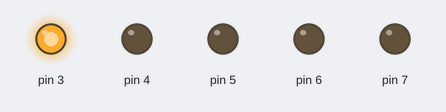
Simulated run of this sketch. Board: Arduino Uno, built with avr-gcc and run on an emulated ATmega328P. Shown: output pins drawn as LEDs (lit = HIGH).

Above: at 0.5 s.
At 2.5 s:
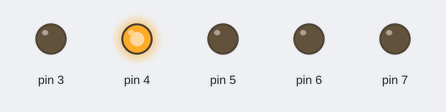
At 4.5 s:
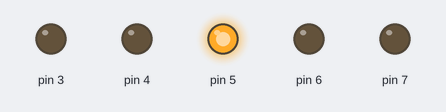
At 5.5 s:
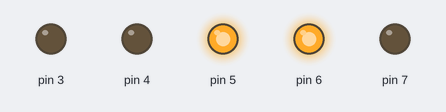
At 7.5 s:
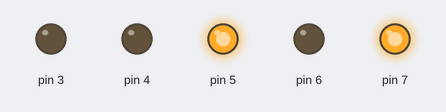
At 9.5 s:
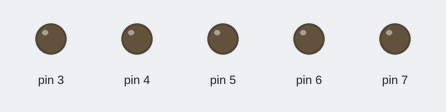
Timing chart, 0 to 10.4 s (numbered marks = the images above):
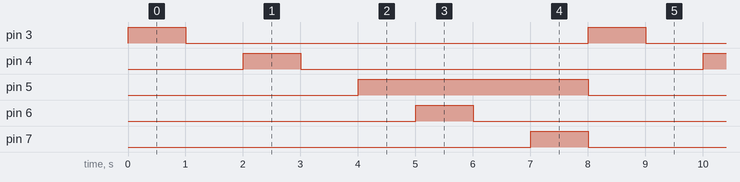

The sketch:

LET_THERE_BE_LIGHT.ino
```cpp
 /*
  This project turns On all the LEDs once at the same time
  */

// Setup pins 4 to 12
void setup()
{
  pinMode(3, OUTPUT);
  pinMode(4, OUTPUT);
  pinMode(5, OUTPUT);
  pinMode(6, OUTPUT);
  pinMode(7, OUTPUT);
}

// Turn on all LEDs once
void loop()
{
  digitalWrite(3, HIGH);
  delay(1000);
  digitalWrite(3, LOW);
  delay(1000);
  digitalWrite(4, HIGH);          // switch on pin 4
  delay(1000);
  digitalWrite(4, LOW);
  delay(1000);
  digitalWrite(5, HIGH);          // switch on pin 5
  digitalWrite(6, LOW);          // switch on  pin 6
  delay(1000);
  digitalWrite(6, HIGH);
  delay(1000);
  digitalWrite(6, LOW);
  digitalWrite(7, LOW);          // switch on pin 7
  delay(1000);
  digitalWrite(7, HIGH);
  delay(1000);
  digitalWrite(7, LOW);
  digitalWrite(5, LOW);


}


// This project is part of the ihacklab Manual
//  Copies are welcome to be shared or distributed publicly
// as long proper citations  are observed.
// Please cite as follows:
// Biotronics: The Silver Species,  Joey Lawsin, 1988, USA.
```

Measured:
- by itself, pin 3, pin 4, pin 6, pin 7: alternates HIGH for 1.0 s and LOW for 7.0 s
- by itself, pin 5: alternates HIGH for 4.0 s and LOW for 4.0 s
- by itself, everything shown: repeats every 8.0 s, in 9 steps
